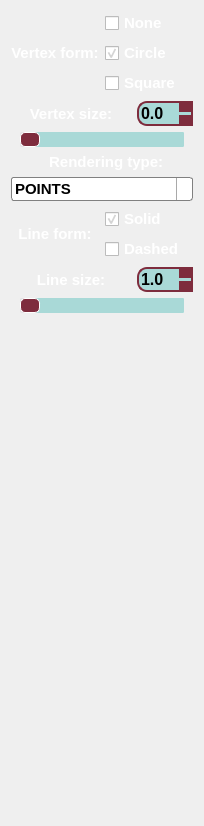
      <widget class="QWidget" name="page_Settings">
       <layout class="QVBoxLayout" name="verticalLayout_16">
        <item>
         <layout class="QHBoxLayout" name="vertex_form_radio_buttons">
          <property name="topMargin">
           <number>0</number>
          </property>
          <item>
           <widget class="QLabel" name="label_vertex_form">
            <property name="styleSheet">
             <string notr="true">font-family: &quot;Comic Sans MS&quot;;
font: bold 15px;
color: white;</string>
            </property>
            <property name="text">
             <string>Vertex form:</string>
            </property>
            <property name="alignment">
             <set>Qt::AlignCenter</set>
            </property>
           </widget>
          </item>
          <item>
           <layout class="QVBoxLayout" name="verticalLayout_2">
            <property name="topMargin">
             <number>0</number>
            </property>
            <property name="rightMargin">
             <number>0</number>
            </property>
            <item>
             <widget class="QCheckBox" name="checkBox_vert_form_none">
              <property name="cursor">
               <cursorShape>PointingHandCursor</cursorShape>
              </property>
              <property name="styleSheet">
               <string notr="true">font-family: &quot;Comic Sans MS&quot;;
font: bold 15px;
color: white;</string>
              </property>
              <property name="text">
               <string>None</string>
              </property>
             </widget>
            </item>
            <item>
             <widget class="QCheckBox" name="checkBox_vert_form_circle">
              <property name="cursor">
               <cursorShape>PointingHandCursor</cursorShape>
              </property>
              <property name="styleSheet">
               <string notr="true">font-family: &quot;Comic Sans MS&quot;;
font: bold 15px;
color: white;</string>
              </property>
              <property name="text">
               <string>Circle</string>
              </property>
              <property name="checked">
               <bool>true</bool>
              </property>
             </widget>
            </item>
            <item>
             <widget class="QCheckBox" name="checkBox_vert_form_square">
              <property name="cursor">
               <cursorShape>PointingHandCursor</cursorShape>
              </property>
              <property name="styleSheet">
               <string notr="true">font-family: &quot;Comic Sans MS&quot;;
font: bold 15px;
color: white;</string>
              </property>
              <property name="text">
               <string>Square</string>
              </property>
             </widget>
            </item>
           </layout>
          </item>
         </layout>
        </item>
        <item>
         <layout class="QHBoxLayout" name="horizontalLayout_2" stretch="0,0">
          <property name="topMargin">
           <number>0</number>
          </property>
          <property name="rightMargin">
           <number>0</number>
          </property>
          <property name="bottomMargin">
           <number>0</number>
          </property>
          <item>
           <widget class="QLabel" name="label_vertex_size">
            <property name="minimumSize">
             <size>
              <width>120</width>
              <height>0</height>
             </size>
            </property>
            <property name="styleSheet">
             <string notr="true">font-family: &quot;Comic Sans MS&quot;;
font: bold 15px;
color: white;</string>
            </property>
            <property name="text">
             <string>Vertex size:</string>
            </property>
            <property name="alignment">
             <set>Qt::AlignCenter</set>
            </property>
           </widget>
          </item>
          <item>
           <widget class="QDoubleSpinBox" name="doubleSpinBox_vert_size">
            <property name="maximumSize">
             <size>
              <width>60</width>
              <height>16777215</height>
             </size>
            </property>
            <property name="styleSheet">
             <string notr="true">QDoubleSpinBox {
	border: 2px solid rgb(126, 44, 61); ;
	border-radius: 10px;
	background: rgb(169, 217, 215);
	font: bold 16px;
	color: black;
	font-family: &quot;Comic Sans MS&quot;;
 }
 QDoubleSpinBox::up-button {
	 subcontrol-origin: border;
     subcontrol-position: top right;
	background: rgb(126, 44, 61);
     height: 11px;
	width: 14px;
 }
 QDoubleSpinBox::down-button {
     subcontrol-origin: border;
     subcontrol-position: bottom right;
	background: rgb(126, 44, 61);
	height: 11px;
	width: 14px;
 }
QDoubleSpinBox::down-button:hover {
    background-color: lightgray;
}
QDoubleSpinBox::up-button:hover {
    background-color: lightgray;
}
QDoubleSpinBox::down-button:pressed {
    background-color: qlineargradient(x1: 0, y1: 0, x2: 0, y2: 1,
                                      stop: 0 #BEBEBE, stop: 1 #D7D7D7);
}
QDoubleSpinBox::up-button:pressed {
    background-color: qlineargradient(x1: 0, y1: 0, x2: 0, y2: 1,
                                      stop: 0 #BEBEBE, stop: 1 #D7D7D7);
}</string>
            </property>
            <property name="decimals">
             <number>1</number>
            </property>
            <property name="minimum">
             <double>0.000000000000000</double>
            </property>
            <property name="maximum">
             <double>20.000000000000000</double>
            </property>
            <property name="value">
             <double>0.000000000000000</double>
            </property>
           </widget>
          </item>
         </layout>
        </item>
        <item>
         <widget class="QSlider" name="slider_vertex_size">
          <property name="minimumSize">
           <size>
            <width>0</width>
            <height>0</height>
           </size>
          </property>
          <property name="maximumSize">
           <size>
            <width>16777215</width>
            <height>17</height>
           </size>
          </property>
          <property name="cursor">
           <cursorShape>OpenHandCursor</cursorShape>
          </property>
          <property name="styleSheet">
           <string notr="true">QSlider::groove:horizontal {
    background: white;
	left: 9px; right: 9px;
    position: absolute; /* absolutely position 4px from the left and right of the widget. setting margins on the widget should work too... */
}
QSlider::add-page:horizontal {
    background: rgb(169, 217, 215);
   border: 1px solid rgb(169, 217, 215);
	border-radius:1px;
}
QSlider::sub-page:horizontal {
    background: rgb(237, 236, 238);
   border: 1px solid rgb(228, 226, 229);
	border-radius:1px;
}
QSlider::handle:horizontal {
background: rgb(126, 44, 61); 
border-radius:5px; 
border: 1px solid white; 
width: 18px;  
}</string>
          </property>
          <property name="minimum">
           <number>0</number>
          </property>
          <property name="maximum">
           <number>20</number>
          </property>
          <property name="value">
           <number>0</number>
          </property>
          <property name="orientation">
           <enum>Qt::Horizontal</enum>
          </property>
         </widget>
        </item>
        <item>
         <widget class="QLabel" name="label">
          <property name="styleSheet">
           <string notr="true">font-family: &quot;Comic Sans MS&quot;;
font: bold 15px;
color: white;</string>
          </property>
          <property name="text">
           <string>  Rendering type:</string>
          </property>
          <property name="alignment">
           <set>Qt::AlignCenter</set>
          </property>
         </widget>
        </item>
        <item>
         <widget class="QComboBox" name="comboBox_drawingType">
          <property name="styleSheet">
           <string notr="true">QComboBox {
	font: bold 15px;
	color: black;
	font-family: &quot;Comic Sans MS&quot;;
     border: 1px solid gray;
     border-radius: 3px;
     padding: 1px 18px 1px 3px;
     min-width: 6em;
 }

 QComboBox:editable {
     background: white;
 }

 QComboBox:!editable, QComboBox::drop-down:editable {
      background: qlineargradient(x1: 0, y1: 0, x2: 0, y2: 1,
                                  stop: 0 #E1E1E1, stop: 0.4 #DDDDDD,
                                  stop: 0.5 #D8D8D8, stop: 1.0 #D3D3D3);
 }

 QComboBox:!editable:on, QComboBox::drop-down:editable:on {
     background: qlineargradient(x1: 0, y1: 0, x2: 0, y2: 1,
                                 stop: 0 #D3D3D3, stop: 0.4 #D8D8D8,
                                 stop: 0.5 #DDDDDD, stop: 1.0 #E1E1E1);
 }

 QComboBox:on { /* сдвиг текста когда выпадающий список раскрывается */
     padding-top: 3px;
     padding-left: 4px;
 }

 QComboBox::drop-down {
     subcontrol-origin: padding;
     subcontrol-position: top right;
     width: 15px;

     border-left-width: 1px;
     border-left-color: darkgray;
     border-left-style: solid; /* только одна линия */
     border-top-right-radius: 3px; /* тот же радиус закругления что и у QComboBox */
     border-bottom-right-radius: 3px;
 }

 QComboBox::down-arrow:on { /* сдвиг стрелки когда выпадающий список раскрывается */
     top: 1px;
     left: 1px;
 }

 QComboBox QAbstractItemView {
     border: 2px solid darkgray;
	background: gray;
 }
</string>
          </property>
          <property name="currentText">
           <string>POINTS</string>
          </property>
          <property name="currentIndex">
           <number>0</number>
          </property>
          <item>
           <property name="text">
            <string>POINTS</string>
           </property>
          </item>
          <item>
           <property name="text">
            <string>LINES</string>
           </property>
          </item>
          <item>
           <property name="text">
            <string>LINE_LOOP</string>
           </property>
          </item>
          <item>
           <property name="text">
            <string>LINE_STIP</string>
           </property>
          </item>
          <item>
           <property name="text">
            <string>TRIANGLES</string>
           </property>
          </item>
         </widget>
        </item>
        <item>
         <layout class="QHBoxLayout" name="line_form">
          <property name="topMargin">
           <number>0</number>
          </property>
          <item>
           <widget class="QLabel" name="label_line_form">
            <property name="styleSheet">
             <string notr="true">font-family: &quot;Comic Sans MS&quot;;
font: bold 15px;
color: white;</string>
            </property>
            <property name="text">
             <string>Line form:</string>
            </property>
            <property name="alignment">
             <set>Qt::AlignCenter</set>
            </property>
           </widget>
          </item>
          <item>
           <layout class="QVBoxLayout" name="verticalLayout_6">
            <item>
             <widget class="QCheckBox" name="checkBox_line_form_solid">
              <property name="cursor">
               <cursorShape>PointingHandCursor</cursorShape>
              </property>
              <property name="styleSheet">
               <string notr="true">font-family: &quot;Comic Sans MS&quot;;
font: bold 15px;
color: white;</string>
              </property>
              <property name="text">
               <string>Solid</string>
              </property>
              <property name="checked">
               <bool>true</bool>
              </property>
             </widget>
            </item>
            <item>
             <widget class="QCheckBox" name="checkBox_line_form_dashed">
              <property name="cursor">
               <cursorShape>PointingHandCursor</cursorShape>
              </property>
              <property name="styleSheet">
               <string notr="true">font-family: &quot;Comic Sans MS&quot;;
font: bold 15px;
color: white;</string>
              </property>
              <property name="text">
               <string>Dashed</string>
              </property>
             </widget>
            </item>
           </layout>
          </item>
         </layout>
        </item>
        <item>
         <layout class="QHBoxLayout" name="horizontalLayout_17">
          <property name="topMargin">
           <number>0</number>
          </property>
          <item>
           <widget class="QLabel" name="label_line_size">
            <property name="minimumSize">
             <size>
              <width>120</width>
              <height>0</height>
             </size>
            </property>
            <property name="styleSheet">
             <string notr="true">font-family: &quot;Comic Sans MS&quot;;
font: bold 15px;
color: white;</string>
            </property>
            <property name="text">
             <string>Line size:</string>
            </property>
            <property name="alignment">
             <set>Qt::AlignCenter</set>
            </property>
           </widget>
          </item>
          <item>
           <widget class="QDoubleSpinBox" name="doubleSpinBox_line_size">
            <property name="maximumSize">
             <size>
              <width>60</width>
              <height>16777215</height>
             </size>
            </property>
            <property name="cursor">
             <cursorShape>PointingHandCursor</cursorShape>
            </property>
            <property name="styleSheet">
             <string notr="true">QDoubleSpinBox {
	border: 2px solid rgb(126, 44, 61); ;
	border-radius: 10px;
	background: rgb(169, 217, 215);
	font: bold 16px;
	color: black;
	font-family: &quot;Comic Sans MS&quot;;
 }
 QDoubleSpinBox::up-button {
	 subcontrol-origin: border;
     subcontrol-position: top right;
	background: rgb(126, 44, 61);
     height: 11px;
	width: 14px;
 }
 QDoubleSpinBox::down-button {
     subcontrol-origin: border;
     subcontrol-position: bottom right;
	background: rgb(126, 44, 61);
	height: 11px;
	width: 14px;
 }
QDoubleSpinBox::down-button:hover {
    background-color: lightgray;
}
QDoubleSpinBox::up-button:hover {
    background-color: lightgray;
}
QDoubleSpinBox::down-button:pressed {
    background-color: qlineargradient(x1: 0, y1: 0, x2: 0, y2: 1,
                                      stop: 0 #BEBEBE, stop: 1 #D7D7D7);
}
QDoubleSpinBox::up-button:pressed {
    background-color: qlineargradient(x1: 0, y1: 0, x2: 0, y2: 1,
                                      stop: 0 #BEBEBE, stop: 1 #D7D7D7);
}</string>
            </property>
            <property name="decimals">
             <number>1</number>
            </property>
            <property name="minimum">
             <double>1.000000000000000</double>
            </property>
            <property name="maximum">
             <double>10.000000000000000</double>
            </property>
            <property name="value">
             <double>1.000000000000000</double>
            </property>
           </widget>
          </item>
         </layout>
        </item>
        <item>
         <widget class="QSlider" name="slider_line_size">
          <property name="minimumSize">
           <size>
            <width>0</width>
            <height>0</height>
           </size>
          </property>
          <property name="maximumSize">
           <size>
            <width>16777215</width>
            <height>17</height>
           </size>
          </property>
          <property name="cursor">
           <cursorShape>OpenHandCursor</cursorShape>
          </property>
          <property name="styleSheet">
           <string notr="true">QSlider::groove:horizontal {
    background: white;
	left: 9px; right: 9px;
    position: absolute; /* absolutely position 4px from the left and right of the widget. setting margins on the widget should work too... */
}
QSlider::add-page:horizontal {
    background: rgb(169, 217, 215);
   border: 1px solid rgb(169, 217, 215);
	border-radius:1px;
}
QSlider::sub-page:horizontal {
    background: rgb(237, 236, 238);
   border: 1px solid rgb(228, 226, 229);
	border-radius:1px;
}
QSlider::handle:horizontal {
background: rgb(126, 44, 61); 
border-radius:5px; 
border: 1px solid white; 
width: 18px;  
}</string>
          </property>
          <property name="minimum">
           <number>1</number>
          </property>
          <property name="maximum">
           <number>10</number>
          </property>
          <property name="sliderPosition">
           <number>1</number>
          </property>
          <property name="orientation">
           <enum>Qt::Horizontal</enum>
          </property>
         </widget>
        </item>
        <item>
         <spacer name="verticalSpacer_5">
          <property name="orientation">
           <enum>Qt::Vertical</enum>
          </property>
          <property name="sizeHint" stdset="0">
           <size>
            <width>17</width>
            <height>502</height>
           </size>
          </property>
         </spacer>
        </item>
       </layout>
      </widget>
